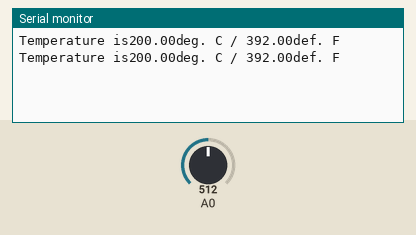
A sketch run on a simulated Arduino Uno, built with avr-gcc and run on an emulated ATmega328P. Shown: the last lines printed to the serial monitor. The inputs (shaded band) are chosen by the test bench; at power-on: A0 = 512.

Above: at 1.8 s.
1.9 s: A0 set to 716
At 2.6 s:
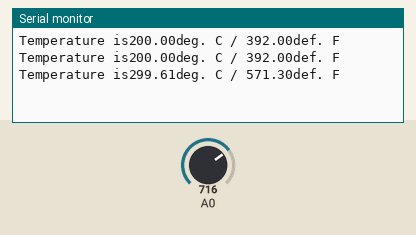
3.4 s: A0 set to 900
At 4.8 s:
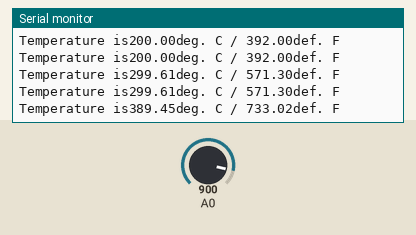
Timing chart, 0 to 6.4 s (numbered marks = the images above; inputs shaded):
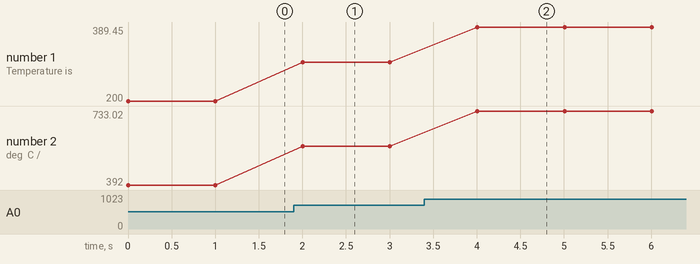

Measured:
- after the input at 1.9 s, the serial monitor: prints a new line after 0.10 s (image 1)
- after the input at 3.4 s, the serial monitor: prints a new line after 0.61 s (image 2)
- plotted number 1: 200 → 299.61 after the input at 1.9 s, 299.61 → 389.45 after the input at 3.4 s
- plotted number 2: 392 → 571.3 after the input at 1.9 s, 571.3 → 733.02 after the input at 3.4 s

The sketch:

projecttwelve.ino
```cpp
//Displaying the temperature in the serial Monitor

float celsius = 0;
float fahrenheit = 0;


void setup() {
  // put your setup code here, to run once:
  Serial.begin(9600); // to use serial monitor, we sue this to activate it
}


void findTemps()
{
  float voltage = 0;
  float sensor = 0;
  // read the temp sensor and convert the result to degrees C & F
  sensor = analogRead(0);
  voltage = (sensor*5000) / 1024;// convert raw sensosr to millivolts
  voltage = voltage - 500; // remove the voltage offest
  celsius = voltage / 10;
  fahrenheit = (1.8 * celsius) + 32; // convert celsius to fahrenhet
}

void displayTemps()
{
  Serial.print("Temperature is");
  Serial.print(celsius, 2);
  Serial.print("deg. C / ");
  Serial.print(fahrenheit, 2);
  Serial.println("def. F");// next reading starts on a new line
}

void loop() {
  // put your main code here, to run repeatedly:
  findTemps();
  displayTemps();
  delay(1000);
}
```
